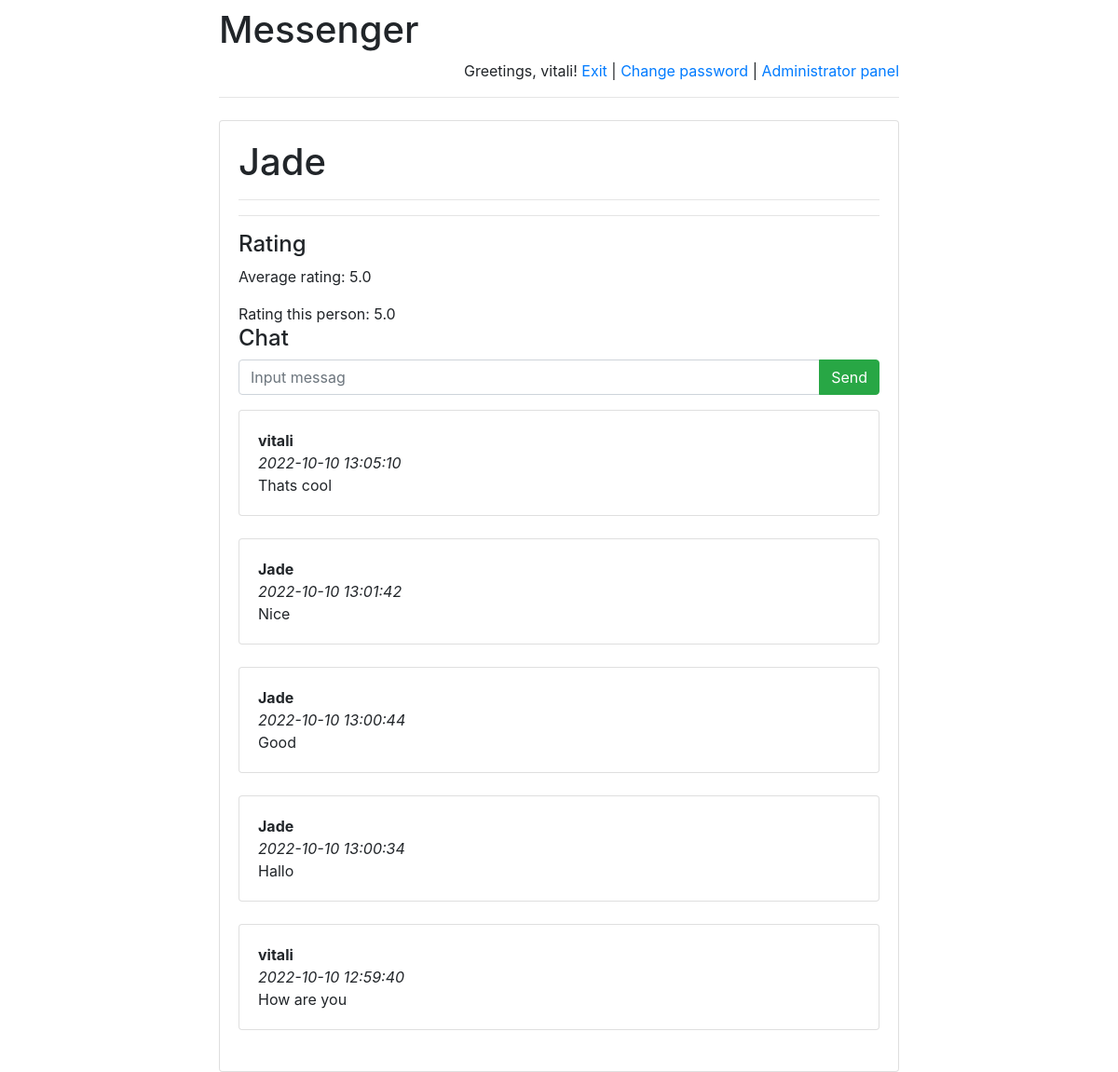
The app's page /persons/1/ (signed in) with its own data.
### persons/models.py (models this page shows)
class Person(models.Model):
    person_text = models.CharField(max_length=255)
    pub_date = models.DateTimeField('date published')

class Messages(models.Model):
    chat = models.ForeignKey(
        Person, verbose_name='Чат под человеком',
        on_delete=models.CASCADE)
    author = models.ForeignKey(
        User,
        verbose_name='Пользователь', on_delete=models.CASCADE)
    message = models.TextField('Сообщение')
    pub_date = models.DateTimeField(
        'Дата сообщения',
        default=timezone.now)

### persons/views.py (the view)
# urls.py: re_path(r'^([0-9]+)/$', views.detail, name='detail'),
def detail(request, person_id):
    error_message = None
    if "error_message" in request.GET:
        error_message = request.GET["error_message"]
    return render(
        request,
        "address.html",
        {
            "person": get_object_or_404(Person, pk=person_id),
            "error_message": error_message,
            "latest_messages":
                Messages.objects
                    .filter(chat_id=person_id)
                    .order_by('-pub_date')[:5],
            "already_rated_by_user":
                Mark.objects
                    .filter(author_id=request.user.id)
                    .filter(person_id=person_id)
                    .count(),
            "user_rating":
                Mark.objects
                    .filter(author_id=request.user.id)
                    .filter(person_id=person_id)
                    .aggregate(Avg('mark'))
                ["mark__avg"],
            "avg_mark":
                Mark.objects
                    .filter(person_id=person_id)
                    .aggregate(Avg('mark'))
                ["mark__avg"]
        }
    )

### persons/templates/address.html (shortened to what this page needs)
<!DOCTYPE html>
<html lang="en">
{% extends 'base.html' %}
{% block main %}
<head>
</head>
<body>
<h1>{{ person.person_text }}</h1>
    <hr>
    <hr>
<h4>Rating</h4>
    <p>Average rating:
        <span id="avg_mark_span">
            {{ avg_mark }}
        </span>
    </p>
{% if user.is_authenticated %}
    {% if already_rated_by_user <= 0 or already_rated_by_user ==  None %}
        <form action="post_mark/" method="post">
            {% csrf_token %}
            <div class="row">
                <div class="col-sm text-center">
                    <input name="mark"
                           type="radio"
                           value="1"/> 1
                </div>
                <div class="col-sm text-center">
                    <input name="mark"
                           type="radio"
                           value="2"/> 2
                </div>
                <div class="col-sm text-center">
                    <input name="mark"
                           type="radio"
                           value="3"/> 3
                </div>
                <div class="col-sm text-center">
                    <input name="mark"
                           type="radio"
                           value="4"/> 4
                </div>
                <div class="col-sm text-center">
                    <input name="mark"
                           type="radio"
                           value="5"/> 5
                </div>
                <div class="col-sm text-center">
                    <input class="btn btn-success"
                        type="submit"
                        value="Send rating"/>
                </div>
            </div>
        </form>
        {% else %}
        Rating this person: {{ user_rating }}
    {% endif %}
{% endif %}
    <h4>Chat</h4>
    {% if user.is_authenticated %}
        <form action="post/" method="post">
            <div class="input-group mb-3">
                <input type="text"
                       class="form-control"
                       placeholder="Input messag"
                       name="Enter message"/>
                <div class="input-group-append">
                    <input class="btn btn-success"
                           type="submit"
                           value="Send"/>
                </div>
            </div>
        </form>
    {% endif %}
    <div id="history">
    {% for messages in latest_messages %}
        <div class="card">
        <div class="card-body">
            <strong>
                {{ messages.author.username }}
            </strong>
            <br/>
            <em>
                {{ messages.pub_date|date:'Y-m-d H:i:s' }}
            </em>
            <br/>
            {{ messages.message }}
        </div>
        </div>
        <br/>
    {% endfor %}
</div>
{% endblock %}

### persons/templates/base.html (shortened to what this page needs)
<!doctype html>
<html lang="en">
<head>
    <link rel="stylesheet"
          href="https://stackpath.bootstrapcdn.com/bootstrap/4.1.3/css/bootstrap.min.css">
</head>
<body>
<div class="container">
    <div class="row justify-content-center">
        <div class="col-8">
            <h1 class="mt-2">Messenger</h1>
            {% if user.is_authenticated %}
                <p class="text-right">
                    Greetings, {{ user.username }}!
                    <a href="/persons/logout">Exit</a> |
                    <a href="/persons/password-change">
                        Change password
                    </a>
                    {% if user.is_staff %}
                        | <a href="/persons/admin">Administrator panel</a>
                    {% endif %}
                </p>
            {% else %}
                <p class="text-right">
                    <a href="/persons/login">Log in</a> |
                    <a href="/persons/register">Register</a>
                </p>
            {% endif %}
            <hr class="mt-0 mb-4">
            <div class="card">
                <div class="card-body">
                    {% block main %}
                    {% endblock %}
                </div>
            </div>
        </div>
    </div>
</div>
</body>
</html>

### records on screen
Person: person_text "Jade"
Messages: author.username "vitali", pub_date "2022-10-10 13:05:10", message "Thats cool"
Messages: author.username "Jade", pub_date "2022-10-10 13:01:42", message "Nice"
Messages: author.username "Jade", pub_date "2022-10-10 13:00:44", message "Good"
Messages: author.username "Jade", pub_date "2022-10-10 13:00:34", message "Hallo"
Messages: author.username "vitali", pub_date "2022-10-10 12:59:40", message "How are you"

### other values on screen
{{ user.username }} "vitali"
{{ avg_mark }} "5.0"
{{ user_rating }} "5.0"
